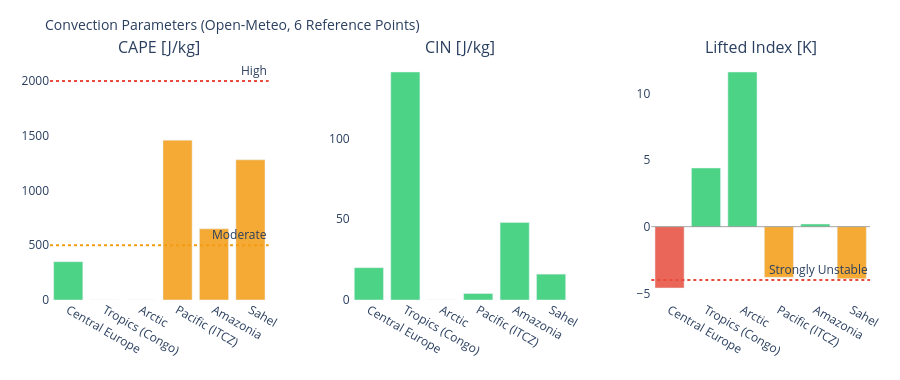

The cell this chart's notebook holds for it:
### Markdown cell above
---
## 3. Visualizations

### Code cell
# ============================================================
# CAPE / CIN / LIFTED INDEX – Convection potential
# ============================================================

if not df_atm.empty:
    fig = make_subplots(
        rows=1, cols=3,
        subplot_titles=['CAPE [J/kg]', 'CIN [J/kg]', 'Lifted Index [K]'],
        horizontal_spacing=0.1
    )
    pts = df_atm['point'].tolist()
    pt_colors = ['#E85D24','#185FA5','#888780','#378ADD','#639922','#F2A623']

    # CAPE – höher = mehr Gewitterpotential
    cape_vals = df_atm['cape'].fillna(0).tolist()
    cape_colors = ['#e74c3c' if v > 2000 else '#f39c12' if v > 500 else '#2ecc71'
                   for v in cape_vals]
    fig.add_trace(go.Bar(x=pts, y=cape_vals, marker_color=cape_colors,
                         opacity=0.85, showlegend=False), row=1, col=1)
    fig.add_hline(y=2000, line_dash='dot', line_color='#e74c3c',
                  annotation_text='High', row=1, col=1)
    fig.add_hline(y=500,  line_dash='dot', line_color='#f39c12',
                  annotation_text='Moderate', row=1, col=1)

    # CIN – negativer = stärker gedeckelt (weniger Auslöse)
    cin_vals = df_atm['cin'].fillna(0).tolist()
    cin_colors = ['#e74c3c' if v < -200 else '#f39c12' if v < -50 else '#2ecc71'
                  for v in cin_vals]
    fig.add_trace(go.Bar(x=pts, y=cin_vals, marker_color=cin_colors,
                         opacity=0.85, showlegend=False), row=1, col=2)

    # Lifted Index – negativ = instabil
    li_vals = df_atm['li'].fillna(0).tolist()
    li_colors = ['#e74c3c' if v < -4 else '#f39c12' if v < 0 else '#2ecc71'
                 for v in li_vals]
    fig.add_trace(go.Bar(x=pts, y=li_vals, marker_color=li_colors,
                         opacity=0.85, showlegend=False), row=1, col=3)
    fig.add_hline(y=0, line_color='gray', line_width=0.7, row=1, col=3)
    fig.add_hline(y=-4, line_dash='dot', line_color='#e74c3c',
                  annotation_text='Strongly Unstable', row=1, col=3)

    fig.update_layout(
        title=dict(text='Convection Parameters (Open-Meteo, 6 Reference Points)', font=dict(size=14)),
        height=380, plot_bgcolor='rgba(0,0,0,0)', paper_bgcolor='rgba(0,0,0,0)',
        margin=dict(l=50, r=30, t=60, b=80)
    )
    fig.update_xaxes(tickangle=30)
    fig.show()

### Figure 1 — Plotly figure (JSON) as saved in the notebook; plotly's stock layout.template omitted (floating-point values rounded to 4 significant figures)
{"data": [{"marker": {"color": ["#2ecc71", "#2ecc71", "#2ecc71", "#f39c12", "#f39c12", "#f39c12"]}, "opacity": 0.85, "showlegend": false, "type": "bar", "x": ["Central Europe", "Tropics (Congo)", "Arctic", "Pacific (ITCZ)", "Amazonia", "Sahel"], "xaxis": "x", "y": [350.0, 0.0, 0.0, 1460.0, 650.0, 1280.0], "yaxis": "y"}, {"marker": {"color": ["#2ecc71", "#2ecc71", "#2ecc71", "#2ecc71", "#2ecc71", "#2ecc71"]}, "opacity": 0.85, "showlegend": false, "type": "bar", "x": ["Central Europe", "Tropics (Congo)", "Arctic", "Pacific (ITCZ)", "Amazonia", "Sahel"], "xaxis": "x2", "y": [20.0, 141.0, 0.0, 4.0, 48.0, 16.0], "yaxis": "y2"}, {"marker": {"color": ["#e74c3c", "#2ecc71", "#2ecc71", "#f39c12", "#2ecc71", "#f39c12"]}, "opacity": 0.85, "showlegend": false, "type": "bar", "x": ["Central Europe", "Tropics (Congo)", "Arctic", "Pacific (ITCZ)", "Amazonia", "Sahel"], "xaxis": "x3", "y": [-4.6, 4.4, 11.6, -3.8, 0.2, -3.9], "yaxis": "y3"}], "layout": {"annotations": [{"font": {"size": 16}, "showarrow": false, "text": "CAPE [J/kg]", "x": 0.1333, "xanchor": "center", "xref": "paper", "y": 1.0, "yanchor": "bottom", "yref": "paper"}, {"font": {"size": 16}, "showarrow": false, "text": "CIN [J/kg]", "x": 0.5, "xanchor": "center", "xref": "paper", "y": 1.0, "yanchor": "bottom", "yref": "paper"}, {"font": {"size": 16}, "showarrow": false, "text": "Lifted Index [K]", "x": 0.8667, "xanchor": "center", "xref": "paper", "y": 1.0, "yanchor": "bottom", "yref": "paper"}, {"showarrow": false, "text": "High", "x": 1, "xanchor": "right", "xref": "x domain", "y": 2000, "yanchor": "bottom", "yref": "y"}, {"showarrow": false, "text": "Moderate", "x": 1, "xanchor": "right", "xref": "x domain", "y": 500, "yanchor": "bottom", "yref": "y"}, {"showarrow": false, "text": "Strongly Unstable", "x": 1, "xanchor": "right", "xref": "x3 domain", "y": -4, "yanchor": "bottom", "yref": "y3"}], "height": 380, "margin": {"b": 80, "l": 50, "r": 30, "t": 60}, "paper_bgcolor": "rgba(0,0,0,0)", "plot_bgcolor": "rgba(0,0,0,0)", "shapes": [{"line": {"color": "#e74c3c", "dash": "dot"}, "type": "line", "x0": 0, "x1": 1, "xref": "x domain", "y0": 2000, "y1": 2000, "yref": "y"}, {"line": {"color": "#f39c12", "dash": "dot"}, "type": "line", "x0": 0, "x1": 1, "xref": "x domain", "y0": 500, "y1": 500, "yref": "y"}, {"line": {"color": "gray", "width": 0.7}, "type": "line", "x0": 0, "x1": 1, "xref": "x3 domain", "y0": 0, "y1": 0, "yref": "y3"}, {"line": {"color": "#e74c3c", "dash": "dot"}, "type": "line", "x0": 0, "x1": 1, "xref": "x3 domain", "y0": -4, "y1": -4, "yref": "y3"}], "title": {"font": {"size": 14}, "text": "Convection Parameters (Open-Meteo, 6 Reference Points)"}, "xaxis": {"anchor": "y", "domain": [0.0, 0.2667], "tickangle": 30}, "xaxis2": {"anchor": "y2", "domain": [0.3667, 0.6333], "tickangle": 30}, "xaxis3": {"anchor": "y3", "domain": [0.7333, 1.0], "tickangle": 30}, "yaxis": {"anchor": "x", "domain": [0.0, 1.0]}, "yaxis2": {"anchor": "x2", "domain": [0.0, 1.0]}, "yaxis3": {"anchor": "x3", "domain": [0.0, 1.0]}}}
